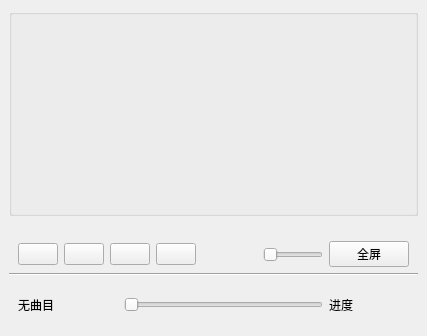
<?xml version="1.0" encoding="UTF-8"?>
<ui version="4.0">
 <class>MainWindow</class>
 <widget class="QMainWindow" name="MainWindow">
  <property name="geometry">
   <rect>
    <x>0</x>
    <y>0</y>
    <width>427</width>
    <height>336</height>
   </rect>
  </property>
  <property name="windowTitle">
   <string>MainWindow</string>
  </property>
  <widget class="QWidget" name="centralwidget">
   <layout class="QVBoxLayout" name="verticalLayout_2">
    <item>
     <widget class="QGroupBox" name="groupBox">
      <property name="title">
       <string/>
      </property>
      <layout class="QVBoxLayout" name="verticalLayout">
       <item>
        <widget class="QmyVideoWidget" name="videoWidget" native="true"/>
       </item>
      </layout>
     </widget>
    </item>
    <item>
     <widget class="QWidget" name="widget_3" native="true">
      <property name="minimumSize">
       <size>
        <width>0</width>
        <height>45</height>
       </size>
      </property>
      <property name="maximumSize">
       <size>
        <width>16777215</width>
        <height>25</height>
       </size>
      </property>
      <layout class="QHBoxLayout" name="horizontalLayout_2">
       <item>
        <widget class="QPushButton" name="btnAdd">
         <property name="text">
          <string/>
         </property>
         <property name="icon">
          <iconset resource="res.qrc">
           <normaloff>:/images/images/001.GIF</normaloff>:/images/images/001.GIF</iconset>
         </property>
        </widget>
       </item>
       <item>
        <widget class="QPushButton" name="btnPlay">
         <property name="text">
          <string/>
         </property>
         <property name="icon">
          <iconset resource="res.qrc">
           <normaloff>:/images/images/620.bmp</normaloff>:/images/images/620.bmp</iconset>
         </property>
        </widget>
       </item>
       <item>
        <widget class="QPushButton" name="btnPause">
         <property name="text">
          <string/>
         </property>
         <property name="icon">
          <iconset resource="res.qrc">
           <normaloff>:/images/images/622.bmp</normaloff>:/images/images/622.bmp</iconset>
         </property>
        </widget>
       </item>
       <item>
        <widget class="QPushButton" name="btnStop">
         <property name="text">
          <string/>
         </property>
         <property name="icon">
          <iconset resource="res.qrc">
           <normaloff>:/images/images/624.bmp</normaloff>:/images/images/624.bmp</iconset>
         </property>
        </widget>
       </item>
       <item>
        <spacer name="horizontalSpacer">
         <property name="orientation">
          <enum>Qt::Horizontal</enum>
         </property>
         <property name="sizeHint" stdset="0">
          <size>
           <width>40</width>
           <height>20</height>
          </size>
         </property>
        </spacer>
       </item>
       <item>
        <widget class="QPushButton" name="btnSound">
         <property name="text">
          <string/>
         </property>
         <property name="icon">
          <iconset resource="res.qrc">
           <normaloff>:/images/images/volumn.bmp</normaloff>:/images/images/volumn.bmp</iconset>
         </property>
         <property name="flat">
          <bool>true</bool>
         </property>
        </widget>
       </item>
       <item>
        <widget class="QSlider" name="sliderVolumn">
         <property name="orientation">
          <enum>Qt::Horizontal</enum>
         </property>
        </widget>
       </item>
       <item>
        <widget class="QPushButton" name="pushButton">
         <property name="text">
          <string>全屏</string>
         </property>
         <property name="icon">
          <iconset resource="res.qrc">
           <normaloff>:/images/images/237.GIF</normaloff>:/images/images/237.GIF</iconset>
         </property>
        </widget>
       </item>
      </layout>
     </widget>
    </item>
    <item>
     <widget class="Line" name="line">
      <property name="orientation">
       <enum>Qt::Horizontal</enum>
      </property>
     </widget>
    </item>
    <item>
     <widget class="QWidget" name="widget_2" native="true">
      <property name="maximumSize">
       <size>
        <width>16777215</width>
        <height>45</height>
       </size>
      </property>
      <layout class="QHBoxLayout" name="horizontalLayout">
       <item>
        <widget class="QLabel" name="LabCurMedia">
         <property name="minimumSize">
          <size>
           <width>100</width>
           <height>0</height>
          </size>
         </property>
         <property name="text">
          <string>无曲目</string>
         </property>
        </widget>
       </item>
       <item>
        <widget class="QSlider" name="sliderPosition">
         <property name="orientation">
          <enum>Qt::Horizontal</enum>
         </property>
        </widget>
       </item>
       <item>
        <widget class="QLabel" name="LabRatio">
         <property name="minimumSize">
          <size>
           <width>80</width>
           <height>0</height>
          </size>
         </property>
         <property name="text">
          <string>进度</string>
         </property>
        </widget>
       </item>
      </layout>
     </widget>
    </item>
   </layout>
  </widget>
 </widget>
 <customwidgets>
  <customwidget>
   <class>QmyVideoWidget</class>
   <extends>QWidget</extends>
   <header location="global">qmyvideowidget.h</header>
   <container>1</container>
  </customwidget>
 </customwidgets>
 <resources>
  <include location="res.qrc"/>
 </resources>
 <connections/>
</ui>
